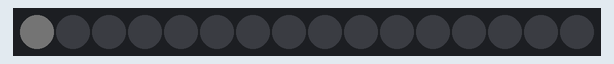
Recording of a sketch running on a simulated Arduino Uno, built with avr-gcc and run on an emulated ATmega328P. Parts: 16 RGB LEDs in strip order, left to right. Dim RGB values are drawn brighter than linear; random numbers use the default seed unless the sketch sets one.

Above: at 0.16 s.
At 3.89 s:
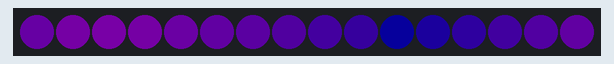
At 8.86 s:
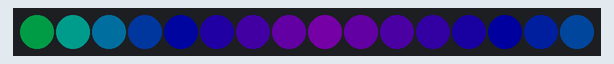
At 18.81 s:
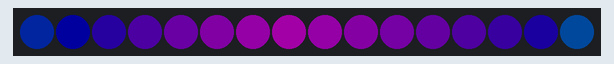
At 28.76 s:
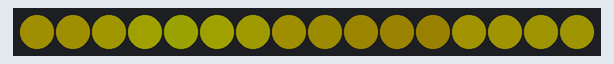
At 39.32 s:
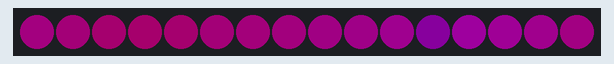

The sketch:

neopixel_ring_16.ino
```cpp
#include <Adafruit_NeoPixel.h>
#ifdef __AVR__
  #include <avr/power.h>
#endif

#include "colorLib.h"

#define PIN 6
#define NUM_PIXELS 16
uint16_t brightness = 40;

Adafruit_NeoPixel strip = Adafruit_NeoPixel(NUM_PIXELS, PIN, NEO_GRB + NEO_KHZ800);

// IMPORTANT: To reduce NeoPixel burnout risk, add 1000 uF capacitor across
// pixel power leads, add 300 - 500 Ohm resistor on first pixel's data input
// and minimize distance between Arduino and first pixel.  Avoid connecting
// on a live circuit...if you must, connect GND first.

HSV pixels[NUM_PIXELS];
HSV lerpTarget;
int16_t dropPixel = 0;

void setup() {
  strip.begin();
  strip.setBrightness(brightness);
  strip.show(); // Initialize all pixels to 'off'

  Serial.begin(9600);
  randomSeed(analogRead(0));

  dropPixel  = random(strip.numPixels());
  lerpTarget = HSVClockRandom();
}

void loop() {
  colorDropHSV(25);
}

void colorDropHSV(uint8_t wait){

    // set main color
    pixels[dropPixel] = LerpHSV(pixels[dropPixel], lerpTarget, 0.05f);

    for (int i=0; i<strip.numPixels();i++){
      if (i != dropPixel){

        int a = (i-dropPixel)%strip.numPixels();
        int b = (dropPixel-i)%strip.numPixels();
        if ( a < b)
          pixels[i] = LerpHSV(pixels[i], pixels[(i-1+NUM_PIXELS)%NUM_PIXELS], 0.3f);
        else
          pixels[i] = LerpHSV(pixels[i], pixels[(i+1+NUM_PIXELS)%NUM_PIXELS], 0.3f);

        pixels[i].v = Clamp01(pixels[i].v - 0.01);
      }

      strip.setPixelColor(i, pixels[i].ToRgb().ToUInt32());

      if (abs(pixels[dropPixel].h - lerpTarget.h) < 0.01f){
        dropPixel           = random(strip.numPixels());
        lerpTarget          = HSVClockRandom();
      }
    }

    strip.show();
    delay(wait);
}
```
